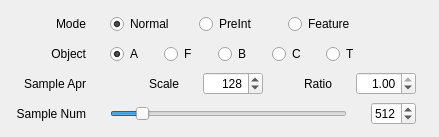
         <widget class="QProfile" name="tabRayCasting">
          <property name="toolTip">
           <string>Ray Casting</string>
          </property>
          <attribute name="title">
           <string>Ray Casting</string>
          </attribute>
          <layout class="QVBoxLayout" name="verticalLayoutRayCasting">
           <property name="topMargin">
            <number>12</number>
           </property>
           <property name="bottomMargin">
            <number>12</number>
           </property>
           <item>
            <widget class="QWidget" name="widgetRayCastingMode" native="true">
             <property name="minimumSize">
              <size>
               <width>0</width>
               <height>0</height>
              </size>
             </property>
             <property name="maximumSize">
              <size>
               <width>16777215</width>
               <height>32</height>
              </size>
             </property>
             <layout class="QGridLayout" name="gridLayoutRayCastingMode">
              <property name="horizontalSpacing">
               <number>24</number>
              </property>
              <property name="verticalSpacing">
               <number>0</number>
              </property>
              <property name="margin">
               <number>0</number>
              </property>
              <item row="0" column="1">
               <widget class="QRadioButton" name="radioButtonNormal">
                <property name="minimumSize">
                 <size>
                  <width>65</width>
                  <height>0</height>
                 </size>
                </property>
                <property name="maximumSize">
                 <size>
                  <width>65</width>
                  <height>16777215</height>
                 </size>
                </property>
                <property name="layoutDirection">
                 <enum>Qt::LeftToRight</enum>
                </property>
                <property name="text">
                 <string>Normal</string>
                </property>
                <property name="checked">
                 <bool>true</bool>
                </property>
               </widget>
              </item>
              <item row="0" column="2">
               <widget class="QRadioButton" name="radioButtonPreIntegration">
                <property name="minimumSize">
                 <size>
                  <width>65</width>
                  <height>0</height>
                 </size>
                </property>
                <property name="maximumSize">
                 <size>
                  <width>65</width>
                  <height>16777215</height>
                 </size>
                </property>
                <property name="layoutDirection">
                 <enum>Qt::LeftToRight</enum>
                </property>
                <property name="text">
                 <string>PreInt</string>
                </property>
               </widget>
              </item>
              <item row="0" column="4">
               <spacer name="horizontalSpacerRayCastingMode">
                <property name="orientation">
                 <enum>Qt::Horizontal</enum>
                </property>
                <property name="sizeHint" stdset="0">
                 <size>
                  <width>24</width>
                  <height>24</height>
                 </size>
                </property>
               </spacer>
              </item>
              <item row="0" column="0">
               <widget class="QLabel" name="labelRayCastingMode">
                <property name="minimumSize">
                 <size>
                  <width>75</width>
                  <height>0</height>
                 </size>
                </property>
                <property name="maximumSize">
                 <size>
                  <width>75</width>
                  <height>16777215</height>
                 </size>
                </property>
                <property name="text">
                 <string>Mode</string>
                </property>
                <property name="alignment">
                 <set>Qt::AlignRight|Qt::AlignTrailing|Qt::AlignVCenter</set>
                </property>
               </widget>
              </item>
              <item row="0" column="3">
               <widget class="QRadioButton" name="radioButtonFeature">
                <property name="minimumSize">
                 <size>
                  <width>65</width>
                  <height>0</height>
                 </size>
                </property>
                <property name="maximumSize">
                 <size>
                  <width>65</width>
                  <height>16777215</height>
                 </size>
                </property>
                <property name="layoutDirection">
                 <enum>Qt::LeftToRight</enum>
                </property>
                <property name="text">
                 <string>Feature</string>
                </property>
               </widget>
              </item>
             </layout>
            </widget>
           </item>
           <item>
            <widget class="QWidget" name="widgetRayCastingObject" native="true">
             <property name="minimumSize">
              <size>
               <width>0</width>
               <height>0</height>
              </size>
             </property>
             <property name="maximumSize">
              <size>
               <width>16777215</width>
               <height>32</height>
              </size>
             </property>
             <layout class="QGridLayout" name="gridLayoutRayCastingObject">
              <property name="horizontalSpacing">
               <number>24</number>
              </property>
              <property name="verticalSpacing">
               <number>0</number>
              </property>
              <property name="margin">
               <number>0</number>
              </property>
              <item row="0" column="0">
               <widget class="QLabel" name="labelRayCastingObject">
                <property name="minimumSize">
                 <size>
                  <width>75</width>
                  <height>0</height>
                 </size>
                </property>
                <property name="maximumSize">
                 <size>
                  <width>75</width>
                  <height>16777215</height>
                 </size>
                </property>
                <property name="text">
                 <string>Object</string>
                </property>
                <property name="alignment">
                 <set>Qt::AlignRight|Qt::AlignTrailing|Qt::AlignVCenter</set>
                </property>
               </widget>
              </item>
              <item row="0" column="1">
               <widget class="QRadioButton" name="radioButtonRayCastingObjectAll">
                <property name="minimumSize">
                 <size>
                  <width>30</width>
                  <height>0</height>
                 </size>
                </property>
                <property name="maximumSize">
                 <size>
                  <width>30</width>
                  <height>16777215</height>
                 </size>
                </property>
                <property name="text">
                 <string>A</string>
                </property>
                <property name="checked">
                 <bool>true</bool>
                </property>
               </widget>
              </item>
              <item row="0" column="2">
               <widget class="QRadioButton" name="radioButtonRayCastingObjectFore">
                <property name="minimumSize">
                 <size>
                  <width>30</width>
                  <height>0</height>
                 </size>
                </property>
                <property name="maximumSize">
                 <size>
                  <width>30</width>
                  <height>16777215</height>
                 </size>
                </property>
                <property name="text">
                 <string>F</string>
                </property>
                <property name="checked">
                 <bool>false</bool>
                </property>
               </widget>
              </item>
              <item row="0" column="3">
               <widget class="QRadioButton" name="radioButtonRayCastingObjectBack">
                <property name="minimumSize">
                 <size>
                  <width>30</width>
                  <height>0</height>
                 </size>
                </property>
                <property name="maximumSize">
                 <size>
                  <width>30</width>
                  <height>16777215</height>
                 </size>
                </property>
                <property name="text">
                 <string>B</string>
                </property>
               </widget>
              </item>
              <item row="0" column="6">
               <widget class="QRadioButton" name="radioButtonRayCastingObjectTag">
                <property name="minimumSize">
                 <size>
                  <width>30</width>
                  <height>0</height>
                 </size>
                </property>
                <property name="maximumSize">
                 <size>
                  <width>30</width>
                  <height>16777215</height>
                 </size>
                </property>
                <property name="text">
                 <string>T</string>
                </property>
                <property name="checked">
                 <bool>false</bool>
                </property>
               </widget>
              </item>
              <item row="0" column="5">
               <widget class="QRadioButton" name="radioButtonRayCastingObjectCut">
                <property name="minimumSize">
                 <size>
                  <width>30</width>
                  <height>0</height>
                 </size>
                </property>
                <property name="maximumSize">
                 <size>
                  <width>30</width>
                  <height>16777215</height>
                 </size>
                </property>
                <property name="text">
                 <string>C</string>
                </property>
                <property name="checked">
                 <bool>false</bool>
                </property>
               </widget>
              </item>
              <item row="0" column="7">
               <spacer name="horizontalSpacerRayCastingObject">
                <property name="orientation">
                 <enum>Qt::Horizontal</enum>
                </property>
                <property name="sizeHint" stdset="0">
                 <size>
                  <width>24</width>
                  <height>24</height>
                 </size>
                </property>
               </spacer>
              </item>
             </layout>
            </widget>
           </item>
           <item>
            <widget class="QWidget" name="widgetRayCastingSampleApproximation" native="true">
             <property name="minimumSize">
              <size>
               <width>0</width>
               <height>0</height>
              </size>
             </property>
             <property name="maximumSize">
              <size>
               <width>16777215</width>
               <height>32</height>
              </size>
             </property>
             <layout class="QGridLayout" name="gridLayoutRayCastingSampleApproximation">
              <property name="leftMargin">
               <number>0</number>
              </property>
              <property name="topMargin">
               <number>0</number>
              </property>
              <property name="rightMargin">
               <number>12</number>
              </property>
              <property name="bottomMargin">
               <number>0</number>
              </property>
              <property name="horizontalSpacing">
               <number>24</number>
              </property>
              <property name="verticalSpacing">
               <number>0</number>
              </property>
              <item row="0" column="0">
               <widget class="QLabel" name="labelSampleApproximation">
                <property name="minimumSize">
                 <size>
                  <width>75</width>
                  <height>0</height>
                 </size>
                </property>
                <property name="maximumSize">
                 <size>
                  <width>75</width>
                  <height>16777215</height>
                 </size>
                </property>
                <property name="text">
                 <string>Sample Apr</string>
                </property>
                <property name="alignment">
                 <set>Qt::AlignRight|Qt::AlignTrailing|Qt::AlignVCenter</set>
                </property>
               </widget>
              </item>
              <item row="0" column="5">
               <widget class="QLabel" name="labelSampleRatio">
                <property name="minimumSize">
                 <size>
                  <width>45</width>
                  <height>0</height>
                 </size>
                </property>
                <property name="maximumSize">
                 <size>
                  <width>45</width>
                  <height>16777215</height>
                 </size>
                </property>
                <property name="text">
                 <string>Ratio</string>
                </property>
                <property name="alignment">
                 <set>Qt::AlignRight|Qt::AlignTrailing|Qt::AlignVCenter</set>
                </property>
               </widget>
              </item>
              <item row="0" column="4">
               <widget class="QSpinBox" name="spinBoxSampleScale">
                <property name="minimumSize">
                 <size>
                  <width>60</width>
                  <height>0</height>
                 </size>
                </property>
                <property name="maximumSize">
                 <size>
                  <width>60</width>
                  <height>16777215</height>
                 </size>
                </property>
                <property name="alignment">
                 <set>Qt::AlignRight|Qt::AlignTrailing|Qt::AlignVCenter</set>
                </property>
                <property name="minimum">
                 <number>64</number>
                </property>
                <property name="maximum">
                 <number>4096</number>
                </property>
                <property name="singleStep">
                 <number>50</number>
                </property>
                <property name="value">
                 <number>128</number>
                </property>
               </widget>
              </item>
              <item row="0" column="6">
               <widget class="QDoubleSpinBox" name="doubleSpinBoxSampleRatio">
                <property name="minimumSize">
                 <size>
                  <width>60</width>
                  <height>0</height>
                 </size>
                </property>
                <property name="maximumSize">
                 <size>
                  <width>60</width>
                  <height>16777215</height>
                 </size>
                </property>
                <property name="alignment">
                 <set>Qt::AlignRight|Qt::AlignTrailing|Qt::AlignVCenter</set>
                </property>
                <property name="decimals">
                 <number>2</number>
                </property>
                <property name="minimum">
                 <double>0.010000000000000</double>
                </property>
                <property name="maximum">
                 <double>1.000000000000000</double>
                </property>
                <property name="singleStep">
                 <double>0.050000000000000</double>
                </property>
                <property name="value">
                 <double>1.000000000000000</double>
                </property>
               </widget>
              </item>
              <item row="0" column="1">
               <spacer name="horizontalSpacerSampleApproximation">
                <property name="orientation">
                 <enum>Qt::Horizontal</enum>
                </property>
                <property name="sizeHint" stdset="0">
                 <size>
                  <width>24</width>
                  <height>24</height>
                 </size>
                </property>
               </spacer>
              </item>
              <item row="0" column="3">
               <widget class="QLabel" name="labelSampleScale">
                <property name="minimumSize">
                 <size>
                  <width>45</width>
                  <height>0</height>
                 </size>
                </property>
                <property name="maximumSize">
                 <size>
                  <width>45</width>
                  <height>16777215</height>
                 </size>
                </property>
                <property name="text">
                 <string>Scale</string>
                </property>
                <property name="alignment">
                 <set>Qt::AlignRight|Qt::AlignTrailing|Qt::AlignVCenter</set>
                </property>
               </widget>
              </item>
             </layout>
            </widget>
           </item>
           <item>
            <widget class="QWidget" name="widgetRayCastingSampleNumber" native="true">
             <property name="minimumSize">
              <size>
               <width>0</width>
               <height>0</height>
              </size>
             </property>
             <property name="maximumSize">
              <size>
               <width>16777215</width>
               <height>32</height>
              </size>
             </property>
             <layout class="QGridLayout" name="gridLayoutRayCastingSampleNumber">
              <property name="leftMargin">
               <number>0</number>
              </property>
              <property name="topMargin">
               <number>0</number>
              </property>
              <property name="rightMargin">
               <number>12</number>
              </property>
              <property name="bottomMargin">
               <number>0</number>
              </property>
              <property name="horizontalSpacing">
               <number>24</number>
              </property>
              <property name="verticalSpacing">
               <number>0</number>
              </property>
              <item row="0" column="0">
               <widget class="QLabel" name="labelSampleNumber">
                <property name="minimumSize">
                 <size>
                  <width>75</width>
                  <height>0</height>
                 </size>
                </property>
                <property name="maximumSize">
                 <size>
                  <width>75</width>
                  <height>16777215</height>
                 </size>
                </property>
                <property name="text">
                 <string>Sample Num</string>
                </property>
                <property name="alignment">
                 <set>Qt::AlignRight|Qt::AlignTrailing|Qt::AlignVCenter</set>
                </property>
               </widget>
              </item>
              <item row="0" column="2">
               <widget class="QSpinBox" name="spinBoxSampleNumber">
                <property name="minimumSize">
                 <size>
                  <width>45</width>
                  <height>0</height>
                 </size>
                </property>
                <property name="maximumSize">
                 <size>
                  <width>45</width>
                  <height>16777215</height>
                 </size>
                </property>
                <property name="alignment">
                 <set>Qt::AlignRight|Qt::AlignTrailing|Qt::AlignVCenter</set>
                </property>
                <property name="minimum">
                 <number>64</number>
                </property>
                <property name="maximum">
                 <number>4096</number>
                </property>
                <property name="singleStep">
                 <number>50</number>
                </property>
                <property name="value">
                 <number>512</number>
                </property>
               </widget>
              </item>
              <item row="0" column="1">
               <widget class="QSlider" name="horizontalSliderSampleNumber">
                <property name="minimum">
                 <number>64</number>
                </property>
                <property name="maximum">
                 <number>4096</number>
                </property>
                <property name="singleStep">
                 <number>1</number>
                </property>
                <property name="pageStep">
                 <number>50</number>
                </property>
                <property name="value">
                 <number>512</number>
                </property>
                <property name="orientation">
                 <enum>Qt::Horizontal</enum>
                </property>
               </widget>
              </item>
             </layout>
            </widget>
           </item>
          </layout>
         </widget>
